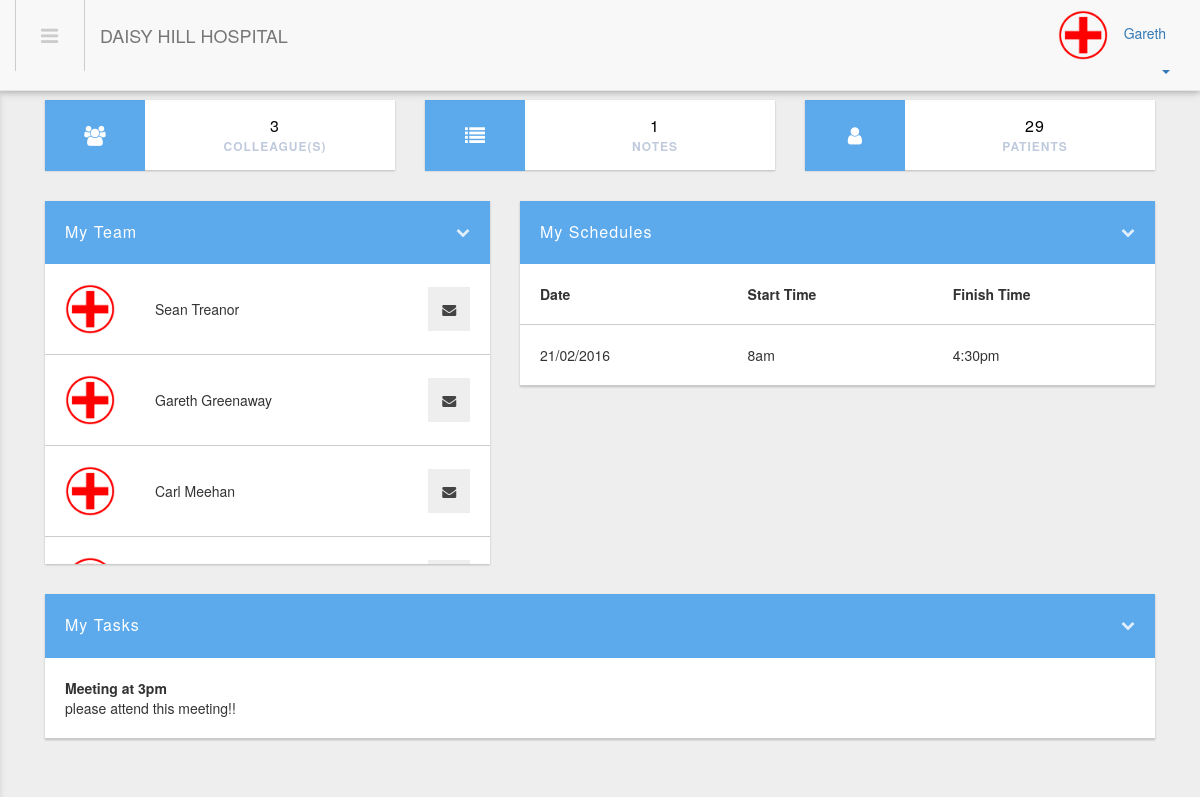
The app's page /home.php (signed in) with its own data.
### tables this page shows
CREATE TABLE `users` (
  `user_id` int(11) NOT NULL,
  `username` varchar(100) NOT NULL,
  `email` varchar(80) NOT NULL,
  `password` varchar(40) NOT NULL,
  `image` varchar(255) NOT NULL,
  `authorisation` varchar(8) NOT NULL,
  `department` varchar(100) NOT NULL
);

CREATE TABLE `schedules` (
  `schedule_id` int(11) NOT NULL,
  `email` varchar(100) NOT NULL,
  `date` varchar(35) NOT NULL,
  `start` varchar(35) NOT NULL,
  `finish` varchar(35) NOT NULL
);

CREATE TABLE `tasks` (
  `task_id` int(11) NOT NULL,
  `taskName` varchar(255) NOT NULL,
  `taskDesc` varchar(255) NOT NULL,
  `email` varchar(100) NOT NULL
);

### php_includes/contacts.php (the view)
<div class="col-lg-5 col-sm-5 col-xs-12">
    <div class="panel">
        <div class="panel-heading clearfix">
            <div class="panel-title pull-left">My Team</div>
            <a class="panel-buttons pull-right" data-toggle="collapse" href="#contacts">
                <i class="fa fa-chevron-down"></i>
            </a>
        </div>
        <div id="contacts" class="panel-collapse collapse in">
            <table>
                <?php
                    $query = mysql_query("SELECT image, email, username FROM users");
                    WHILE ($rows = mysql_fetch_array($query)) {
                        echo "<tr><td class='image'><img src='" .$rows['image'] . "'/></td><td>" . $rows['username'] . "</td><td class='search'><a href='mailto:" . $rows['email'] . "'><i class='fa fa-envelope'></i></a></td></tr>";
                    }
                ?>
            </table>
        </div>
    </div>
</div>

### home.php (shortened to what this page needs)
<?php
$result = mysql_query("SELECT * FROM users WHERE user_id=".$_SESSION['user']);
$accountCheck = mysql_query("SELECT * FROM users");
$accounts = mysql_num_rows($accountCheck);
$userRow = mysql_fetch_array($result);
$check = $userRow['email'];
$taskCheck = mysql_query("SELECT * FROM tasks WHERE email='$check'");
$tasks_Rows = mysql_num_rows($taskCheck);
?>
<!DOCTYPE html>
<html>
    <head>
            <link rel="stylesheet" href="https://maxcdn.bootstrapcdn.com/bootstrap/3.3.6/css/bootstrap.min.css" />
            <link rel="stylesheet" href="https://maxcdn.bootstrapcdn.com/font-awesome/4.5.0/css/font-awesome.min.css">
            <link rel="stylesheet" href="includes/css/style.css" />
    </head>
    <body>
        <div class="wrapper">
            <?php include('php_includes/navbar.php'); ?>
            <div class="main-content">
                <div class="container-fluid">
                    <?php include('php_includes/stats_top.php'); ?>
                    <div class="row">
                        <?php include('php_includes/contacts.php'); ?>
                        <?php include('php_includes/schedules.php'); ?>
                    </div>
                    <div class="row">
                        <?php include('php_includes/tasks.php'); ?>
                    </div>
                </div>
            </div>
        </div>
    </body>
</html>

### php_includes/navbar.php (shortened to what this page needs)
<div class="navbar navbar-fixed-top navbar-default">
    <div class="container-fluid">
        <div class="navbar-header">
            <a href="#" onclick="navToggle();" id="navicon" class="pull-left"><i class="fa fa-navicon"></i></a>
            <a href="#" class="navbar-brand hidden-xs">DAISY HILL HOSPITAL</a>
        </div>
        <ul class="nav nav-top navbar-right text-right">
            <li class="dropdown">
                <a href="#" class="dropdown-toggle" data-toggle="dropdown" role="button" aria-haspopup="true" aria-expanded="false">
                    <?php
                      $name = $userRow['username'];
                      $words = explode(' ', $name);
                    ?>
                    <?php echo "<img class='img-circle' height='50px' src='"; echo $userRow['image']; echo "'>"?>
                    <?php echo "&nbsp; &nbsp;"; echo $words[0]; echo "&nbsp;"; echo "<span class='caret'></span>"; ?>
                </a>
            </li>
        </ul>
    </div>
</div>

### php_includes/stats_top.php
<div class="row">
    <div class="col-lg-4 col-sm-4 col-xs-12">
        <div class="topstat">
            <div class="icon" style="background: #5ca9ec;">
                <i class="fa fa-users"></i>
            </div>
            <span class="value"><?php echo ($accounts - 1); ?></span>
            <span class="title">Colleague(s)</span>
        </div>
    </div>
    <div class="col-lg-4 col-sm-4 col-xs-12 top">
        <div class="topstat">
            <div class="icon" style="background: #5ca9ec;">
                <i class="fa fa-list"></i>
            </div>
            <span class="value"><?php echo $tasks_Rows; ?></span>
            <span class="title">Notes</span>
        </div>
    </div>
    <div class="col-lg-4 col-sm-4 col-xs-12 top">
        <div class="topstat">
            <div class="icon" style="background: #5ca9ec;">
                <i class="fa fa-user"></i>
            </div>
            <span class="value">29</span>
            <span class="title">Patients</span>
        </div>
    </div>
</div>

### php_includes/schedules.php
<div class="col-lg-7 col-sm-7 col-xs-12 top">
    <div class="panel">
        <div class="panel-heading clearfix">
            <div class="panel-title pull-left">My Schedules</div>
            <a class="panel-buttons pull-right" data-toggle="collapse" href="#schedules">
                <i class="fa fa-chevron-down"></i>
            </a>
        </div>
        <div id="schedules" class="panel-collapse collapse in">
            <table>
                <tr>
                    <th>Date</th>
                    <th>Start Time</th>
                    <th>Finish Time</th>
                </tr>
                <?php
                    $check = $userRow['email'];
                    $scheduleCheck = mysql_query("SELECT * FROM schedules WHERE email='$check' LIMIT 0, 15");
                    $num_rows = mysql_num_rows($scheduleCheck);
                    if ($num_rows > 0) {
                        WHILE ($sheduleRow = mysql_fetch_array($scheduleCheck)) {
                            echo "<tr><td>" . $sheduleRow['date'] . "</td><td>" . $sheduleRow['start'] . "</td><td>" . $sheduleRow['finish'] . "</td></tr>";
                        }
                    } else {
                        echo "<tr><td colspan='3'>There are no current schedules available.</td></tr>";
                    }
                ?>
            </table>
        </div>
    </div>
</div>

### php_includes/tasks.php
<div class="col-lg-12 col-sm-12 col-xs-12">
    <div class="panel">
        <div class="panel-heading clearfix">
            <div class="panel-title pull-left">My Tasks</div>
            <a class="panel-buttons pull-right" data-toggle="collapse" href="#tasks">
                <i class="fa fa-chevron-down"></i>
            </a>
        </div>
        <div id="tasks" class="panel-collapse collapse in">
            <table>
                <?php
                    $check = $userRow['email'];
                    $taskCheck = mysql_query("SELECT * FROM tasks WHERE email='$check'");
                    $num_rows = mysql_num_rows($taskCheck);
                    if ($num_rows > 0) {
                        WHILE ($taskRow = mysql_fetch_array($taskCheck)) {
                            echo "<tr><td><strong>" .$taskRow['taskName'] . "</strong><br />" . $taskRow['taskDesc'] . "</td></tr>";
                        }
                    } else {
                        echo "<tr><td colspan='3'>You have no current tasks assigned.</td></tr>";
                    }
                ?>
            </table>
        </div>
    </div>
</div>

### includes/css/style.css (style rules this page uses)
body { background: #eeeeee; }
.main-content { padding: 30px; margin-top: 70px; }
.navbar { -webkit-box-shadow: 0 2px 5px 0 rgba(0,0,0,0.16),0 2px 10px 0 rgba(0,0,0,0.12); -moz-box-shadow: 0 2px 5px 0 rgba(0,0,0,0.16),0 2px 10px 0 rgba(0,0,0,0.12); box-shadow: 0 2px 5px 0 rgba(0,0,0,0.16),0 2px 10px 0 rgba(0,0,0,0.12); }
.navbar-default .nav { margin-right: 0px; }
.nav-top { max-width: 150px !important; float: right; }
.navbar-default .nav-top li a { padding-top: 10px; padding-bottom: 10px; }
.navbar-brand { padding: 25px 15px; height: 70px; float: left; margin-left: 0px !important; }
.topstat { background: white; position: relative; text-align: right; height: 70px; border: none; -webkit-box-shadow: 0 1px 2px 0 rgba(0,0,0,0.22); box-shadow: 0 1px 2px 0 rgba(0,0,0,0.22); }
.topstat .icon { width: 100px; padding: 21px 0; text-align: center; margin-right: 10px; float: left; overflow: hidden; font-size: 20px; color: #fff; }
.topstat .value { color: #000; font-size: 12px; text-transform: uppercase; text-align: center; display: block; padding-top: 15px; font-size: 16px; letter-spacing: 1px; }
.topstat .title { color: #c0cadd; font-size: 12px; text-transform: uppercase; font-weight: bold; text-align: center; display: block; letter-spacing: 1px; }
.panel { -webkit-box-shadow: 0 1px 2px 0 rgba(0,0,0,0.22); box-shadow: 0 1px 2px 0 rgba(0,0,0,0.22); border-radius: none; position: relative; background: #fff; border-radius: 0px !important; border: 0px; margin-bottom: 0px; }
.panel-heading { background: #5ca9ec; color: #fff; padding: 0px; border-radius: 0px !important; }
.panel-buttons { padding: 20px 20px 20px 0px; color: rgba(255, 255, 255, 0.8); }
.panel-title { padding: 20px; }
.row { margin-bottom: 30px; }
.panel-heading .pull-left { letter-spacing: 1px; }
#schedules { overflow: auto; max-height: 300px; }
#schedules table { width: 100%; font-size: 14px; }
#schedules table td, #schedules table th { padding: 20px; border-bottom: 1px solid #ccc; }
#contacts { overflow: auto; max-height: 300px; }
#contacts table { width: 100%; font-size: 14px; }
#contacts .image { width: 70px; }
#contacts .image img { height: 50px; width: 50px; }
#contacts table td { padding: 20px; border-bottom: 1px solid #ccc; }
#contacts table .search { text-align: right; }
#contacts table .search a { background: #eee; padding: 12px 13.8px; color: #444; }
#tasks table { width: 100%; font-size: 14px; }
#tasks table td { padding: 20px; border-bottom: 1px solid #ccc; }
#navicon { padding: 21px 25px; font-size: 20px; border-right: 1px solid #ccc; border-left: 1px solid #ccc; color: #ccc; width: 70px; }
.nav:after, .nav:before, .navbar-collapse:after, .navbar-collapse:before, .navbar-header:after, .navbar-header:before, .navbar:after, .navbar:before { display: inline !important; }

### records on screen
users: image (picture), username "Gareth", username "Gareth Greenaway"
users: image (picture), username "Sean Treanor"
users: image (picture), username "Carl Meehan"
users: image (picture)
schedules: date "21/02/2016", start "8am", finish "4:30pm"
tasks: taskName "Meeting at 3pm", taskDesc "please attend this meeting!!"

### other values on screen
$accounts - 1 "3"
$tasks_Rows "1"
